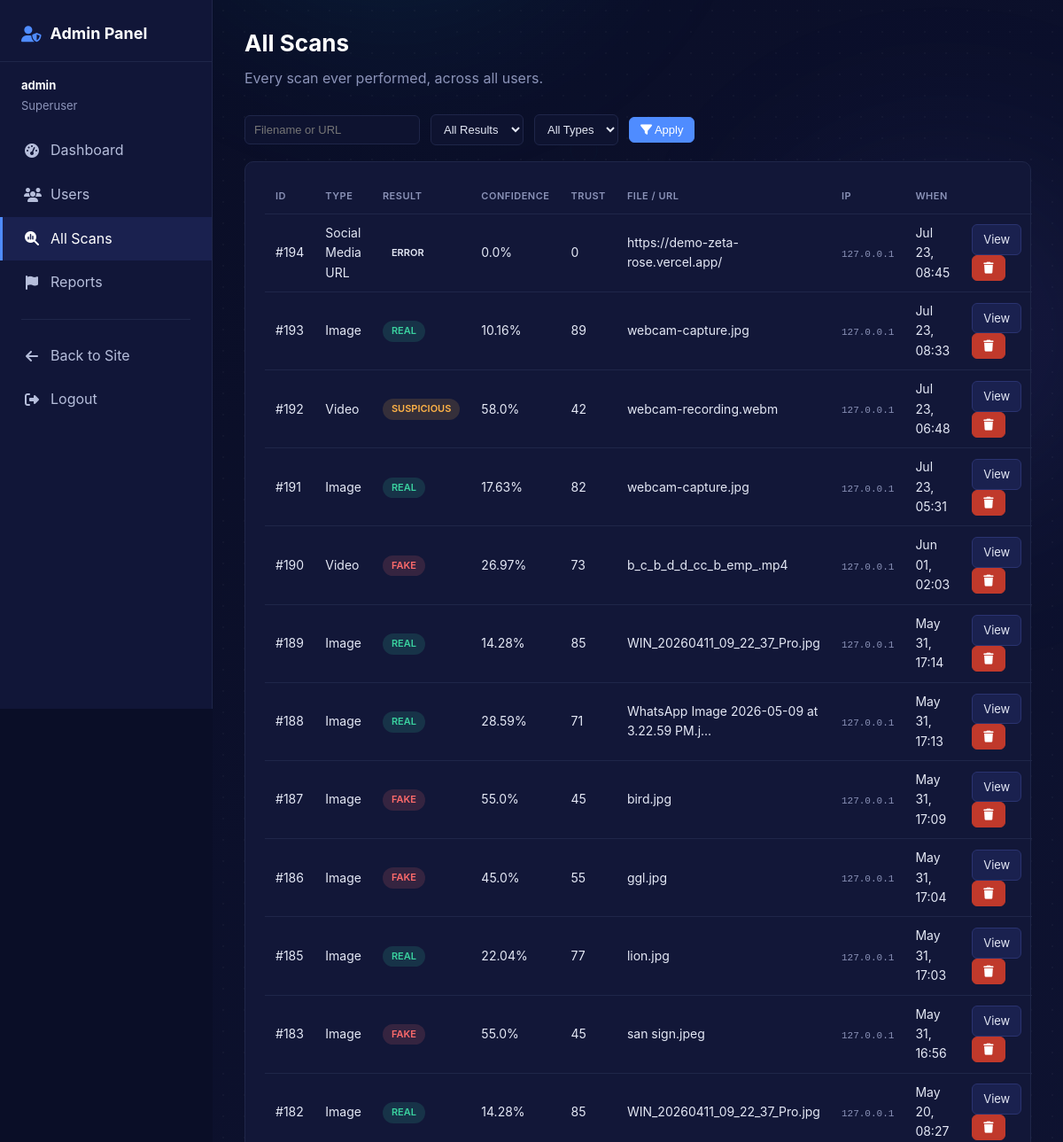
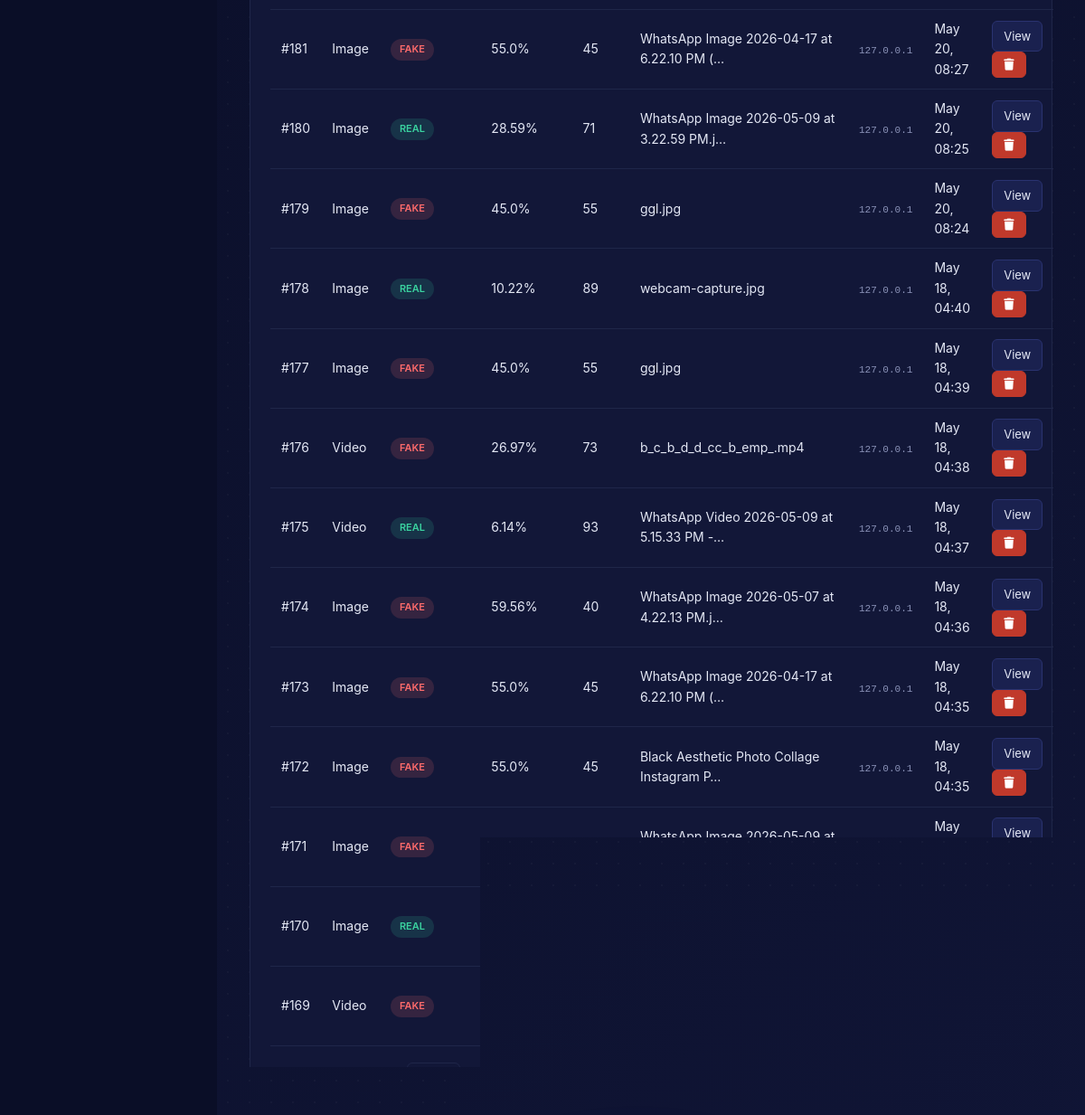
The app's page /admin-panel/scans/ (signed in) with its own data (2 pictures, top to bottom).
### core/models.py (models this page shows, shortened)
class MediaScan(models.Model):
    FILE_TYPE_CHOICES = [
        ('image', 'Image'),
        ('video', 'Video'),
        ('audio', 'Audio'),
        ('url', 'Social Media URL'),
    ]
    SCAN_RESULT_CHOICES = [
        ('real', 'Real'),
        ('suspicious', 'Suspicious'),
        ('fake', 'Fake'),
    ]
    file = models.FileField(upload_to=upload_path, null=True, blank=True)
    file_type = models.CharField(max_length=10, choices=FILE_TYPE_CHOICES)
    url = models.URLField(null=True, blank=True, help_text="Social media URL if applicable")
    original_filename = models.CharField(max_length=255, null=True, blank=True)
    scan_result = models.CharField(max_length=15, choices=SCAN_RESULT_CHOICES)
    confidence_score = models.FloatField(
        help_text="AI confidence percentage (0-100)",
        validators=[MinValueValidator(0), MaxValueValidator(100)]
    )
    trust_score = models.IntegerField(
        help_text="Trust score (0-100)",
        validators=[MinValueValidator(0), MaxValueValidator(100)]
    )
    forensic_match = models.BooleanField(default=False, help_text="Found in historical database")
    forensic_first_seen = models.DateField(null=True, blank=True)
    forensic_usage_count = models.IntegerField(default=0)
    forensic_context = models.TextField(null=True, blank=True)
    heatmap_data = models.JSONField(default=dict, help_text="Heatmap coordinates for visualization")
    analysis_details = models.JSONField(default=dict, help_text="Detailed analysis metrics")
    processing_time = models.FloatField(help_text="Processing time in seconds")
    created_at = models.DateTimeField(auto_now_add=True)
    ip_address = models.GenericIPAddressField(null=True, blank=True)
    user = models.ForeignKey(
        settings.AUTH_USER_MODEL,
        null=True,
        blank=True,
        on_delete=models.SET_NULL,
        related_name='scans'
    )
    class Meta:
        ordering = ['-created_at']
        verbose_name = "Media Scan"
        verbose_name_plural = "Media Scans"

### core/views.py (the view)
    def wrapped(request, *args, **kwargs):
        if not request.user.is_authenticated:
            return redirect(f"/login/?next={request.path}")
        if not request.user.is_staff:
            return render(request, 'core/admin_panel/forbidden.html', status=403)
        return view_func(request, *args, **kwargs)

### core/views.py (called while the page is built)
def _staff_required(view_func):
    def wrapped(request, *args, **kwargs):
        if not request.user.is_authenticated:
            return redirect(f"/login/?next={request.path}")
        if not request.user.is_staff:
            return render(request, 'core/admin_panel/forbidden.html', status=403)
        return view_func(request, *args, **kwargs)
    return wrapped

@_staff_required
def admin_panel_scans(request):
    scans = MediaScan.objects.all().order_by('-created_at')
    result_filter = request.GET.get('result', '').strip()
    type_filter = request.GET.get('type', '').strip()
    q = request.GET.get('q', '').strip()
    if result_filter:
        scans = scans.filter(scan_result=result_filter)
    if type_filter:
        scans = scans.filter(file_type=type_filter)
    if q:
        scans = scans.filter(Q(original_filename__icontains=q) | Q(url__icontains=q))
    paginator = Paginator(scans, 25)
    page_obj = paginator.get_page(request.GET.get('page'))
    context = {
        'active_section': 'scans',
        'page_obj': page_obj,
        'result_filter': result_filter,
        'type_filter': type_filter,
        'q': q,
    }
    return render(request, 'core/admin_panel/scans.html', context)

### core/templates/core/admin_panel/scans.html (shortened to what this page needs)
{% extends "core/admin_panel/base_admin.html" %}
{% block admin_content %}
<h1>All Scans</h1>
<p class="subtitle">Every scan ever performed, across all users.</p>
<form method="get" class="filter-bar">
    <input type="text" name="q" placeholder="Filename or URL" value="{{ q }}">
    <select name="result">
        <option value="">All Results</option>
    </select>
    <select name="type">
        <option value="">All Types</option>
    </select>
    <button type="submit" class="btn-admin primary"><i class="fas fa-filter"></i> Apply</button>
</form>
<div class="admin-card">
    {% if page_obj.object_list %}
    <table class="admin-table">
        <thead>
            <tr>
                <th>ID</th><th>Type</th><th>Result</th><th>Confidence</th>
                <th>Trust</th><th>File / URL</th><th>IP</th><th>When</th><th></th>
            </tr>
        </thead>
        <tbody>
            {% for s in page_obj.object_list %}
            <tr>
                <td>#{{ s.id }}</td>
                <td>{{ s.get_file_type_display }}</td>
                <td><span class="pill {{ s.scan_result }}">{{ s.scan_result }}</span></td>
                <td>{{ s.confidence_score }}%</td>
                <td>{{ s.trust_score }}</td>
                <td>{{ s.original_filename|default:s.url|default:"—"|truncatechars:42 }}</td>
                <td><code style="font-size:11px;color:#8b93b8;">{{ s.ip_address|default:"—" }}</code></td>
                <td>{{ s.created_at|date:"M d, H:i" }}</td>
                <td>
                    <a href="{% url 'result' s.id %}" class="btn-admin">View</a>
                    <form method="post" action="{% url 'admin_panel_scan_delete' s.id %}" style="display:inline;"
                          onsubmit="return confirm('Delete scan #{{ s.id }}?');">
                        <button type="submit" class="btn-admin danger"><i class="fas fa-trash"></i></button>
                    </form>
                </td>
            </tr>
            {% endfor %}
        </tbody>
    </table>
    <div class="pagination-bar">
        {% if page_obj.has_next %}
            <a href="?page={{ page_obj.next_page_number }}{% if q %}&q={{ q }}{% endif %}{% if result_filter %}&result={{ result_filter }}{% endif %}{% if type_filter %}&type={{ type_filter }}{% endif %}">Next ›</a>
        {% endif %}
    </div>
    {% else %}
    <div class="empty">No scans match this filter.</div>
    {% endif %}
</div>
{% endblock %}

### core/templates/core/admin_panel/base_admin.html (shortened to what this page needs)
<!DOCTYPE html>
<html lang="en">
<head>
    <link rel="stylesheet" href="/static/css/style.css">
    <link rel="stylesheet" href="/static/css/bg-animation-dark.css">
    <link rel="stylesheet" href="https://cdnjs.cloudflare.com/ajax/libs/font-awesome/6.4.0/css/all.min.css">
</head>
<body>
<div class="admin-shell">
    <aside class="admin-sidebar">
        <h2><i class="fas fa-user-shield"></i> Admin Panel</h2>
        <div class="who">
            <strong>{{ user.username }}</strong>
            {% if user.is_superuser %}Superuser{% else %}Staff{% endif %}
        </div>
        <ul class="admin-nav">
            <li>
                <a href="{% url 'admin_panel_dashboard' %}" class="{% if active_section == 'dashboard' %}active{% endif %}">
                    <i class="fas fa-gauge-high"></i> Dashboard
                </a>
            </li>
            <li>
                <a href="{% url 'admin_panel_users' %}" class="{% if active_section == 'users' %}active{% endif %}">
                    <i class="fas fa-users"></i> Users
                </a>
            </li>
            <li>
                <a href="{% url 'admin_panel_scans' %}" class="{% if active_section == 'scans' %}active{% endif %}">
                    <i class="fas fa-magnifying-glass-chart"></i> All Scans
                </a>
            </li>
            <li>
                <a href="{% url 'admin_panel_reports' %}" class="{% if active_section == 'reports' %}active{% endif %}">
                    <i class="fas fa-flag"></i> Reports
                </a>
            </li>
            <div class="divider"></div>
            <li>
                <a href="{% url 'home' %}">
                    <i class="fas fa-arrow-left"></i> Back to Site
                </a>
            </li>
            <li>
                <a href="{% url 'logout' %}">
                    <i class="fas fa-sign-out-alt"></i> Logout
                </a>
            </li>
        </ul>
    </aside>
    <main class="admin-main">
        <div class="gradient-orbs"><div class="orb orb-1"></div><div class="orb orb-2"></div><div class="orb orb-3"></div><div class="orb orb-4"></div><div class="orb orb-5"></div></div>
        <div class="floating-shapes"><div class="shape shape-7"></div></div>
        <div class="particles"></div>
        {% block admin_content %}{% endblock %}
    </main>
</div>
</body>
</html>

### core/static/css/style.css (style rules this page uses)
:root { --primary-dark: #0f172a; --primary-dark-light: #1e293b; --primary-blue: #1e3a8a; --accent-cyan: #0891b2; --accent-green: #059669; --accent-red: #dc2626; --accent-yellow: #d97706; --accent-orange: #ea580c; --text-primary: #0f172a; --text-secondary: #475569; --text-muted: #94a3b8; --border-color: #e2e8f0; --card-bg: #ffffff; --input-bg: #f8fafc; --bg-page: #ffffff; --gradient-primary: linear-gradient(135deg, #1e3a8a 0%, #0891b2 100%); --gradient-success: linear-gradient(135deg, #059669 0%, #10b981 100%); --gradient-danger: linear-gradient(135deg, #dc2626 0%, #ef4444 100%); --gradient-warning: linear-gradient(135deg, #d97706 0%, #f59e0b 100%); --spacing-xs: 0.5rem; --spacing-sm: 1rem; --spacing-md: 1.5rem; --spacing-lg: 2rem; --spacing-xl: 3rem; --radius-sm: 0.375rem; --radius-md: 0.5rem; --radius-lg: 0.75rem; --shadow-sm: 0 1px 3px rgba(0, 0, 0, 0.06); --shadow-md: 0 4px 12px rgba(0, 0, 0, 0.08); --shadow-lg: 0 12px 28px rgba(0, 0, 0, 0.1); --shadow-glow: 0 0 20px rgba(8, 145, 178, 0.15); }
* { margin: 0; padding: 0; box-sizing: border-box; }
body { font-family: 'Inter', -apple-system, BlinkMacSystemFont, 'Segoe UI', Roboto, Oxygen, Ubuntu, sans-serif; background: var(--bg-page); color: var(--text-primary); line-height: 1.6; min-height: 100vh; display: flex; flex-direction: column; }
main { flex: 1; padding: var(--spacing-lg) 0; }
a { color: var(--accent-cyan); text-decoration: none; transition: color 0.3s ease; }
ul { list-style: none; }

### core/static/css/bg-animation-dark.css (style rules this page uses)
.admin-main { position: relative; min-height: 100vh; overflow: hidden; background: linear-gradient(135deg, #0a0e27 0%, #111638 30%, #1a1040 60%, #0d1a2d 100%); background-size: 400% 400%; animation: adminBgShift 20s ease infinite; }
.admin-main .gradient-orbs { position: absolute; top: 0; left: 0; right: 0; bottom: 0; pointer-events: none; overflow: hidden; z-index: 0; }
.admin-main .gradient-orbs .orb { position: absolute; border-radius: 50%; filter: blur(100px); will-change: transform; }
.admin-main .gradient-orbs .orb-1 { width: 600px; height: 600px; background: radial-gradient(circle, rgba(6, 182, 212, 0.2), transparent 70%); top: -20%; left: -10%; animation: aOrb1Move 22s ease-in-out infinite; }
.admin-main .floating-shapes { position: absolute; top: 0; left: 0; right: 0; bottom: 0; pointer-events: none; overflow: hidden; z-index: 0; }
.admin-main .floating-shapes .shape { position: absolute; opacity: 0.08; }
.admin-main .floating-shapes .shape-7 { top: 6%; left: 42%; width: 32px; height: 32px; border: 2px solid rgba(6, 182, 212, 0.2); border-radius: 50%; animation: aShape7 23s linear infinite; }
.admin-main .particles { position: absolute; top: 0; left: 0; right: 0; bottom: 0; pointer-events: none; overflow: hidden; z-index: 0; }
.admin-main > *:not(.gradient-orbs):not(.shimmer-sweep):not(.dot-pattern):not(.floating-shapes):not(.particles) { position: relative; z-index: 1; }

### records on screen
MediaScan: id "194", file_type "Social Media URL", scan_result "ERROR", confidence_score "0.0", trust_score "0", original_filename "https://demo-zeta-rose.vercel.app/", ip_address "127.0.0.1", created_at "Jul 23, 08:45"
MediaScan: id "193", file_type "Image", scan_result "REAL", confidence_score "10.16", trust_score "89", original_filename "webcam-capture.jpg", ip_address "127.0.0.1", created_at "Jul 23, 08:33"
MediaScan: id "192", file_type "Video", scan_result "SUSPICIOUS", confidence_score "58.0", trust_score "42", original_filename "webcam-recording.webm", ip_address "127.0.0.1", created_at "Jul 23, 06:48"
MediaScan: id "191", file_type "Image", scan_result "REAL", confidence_score "17.63", trust_score "82", original_filename "webcam-capture.jpg", ip_address "127.0.0.1", created_at "Jul 23, 05:31"
MediaScan: id "190", file_type "Video", scan_result "FAKE", confidence_score "26.97", trust_score "73", original_filename "b_c_b_d_d_cc_b_emp_.mp4", ip_address "127.0.0.1", created_at "Jun 01, 02:03"
MediaScan: id "189", file_type "Image", scan_result "REAL", confidence_score "14.28", trust_score "85", original_filename "WIN_20260411_09_22_37_Pro.jpg", ip_address "127.0.0.1", created_at "May 31, 17:14"
MediaScan: id "188", file_type "Image", scan_result "REAL", confidence_score "28.59", trust_score "71", original_filename "WhatsApp Image 2026-05-09 at 3.22.59 PM.j…", ip_address "127.0.0.1", created_at "May 31, 17:13"
MediaScan: id "187", file_type "Image", scan_result "FAKE", confidence_score "55.0", trust_score "45", original_filename "bird.jpg", ip_address "127.0.0.1", created_at "May 31, 17:09"
MediaScan: id "186", file_type "Image", scan_result "FAKE", confidence_score "45.0", trust_score "55", original_filename "ggl.jpg", ip_address "127.0.0.1", created_at "May 31, 17:04"
MediaScan: id "185", file_type "Image", scan_result "REAL", confidence_score "22.04", trust_score "77", original_filename "lion.jpg", ip_address "127.0.0.1", created_at "May 31, 17:03"
MediaScan: id "183", file_type "Image", scan_result "FAKE", confidence_score "55.0", trust_score "45", original_filename "san sign.jpeg", ip_address "127.0.0.1", created_at "May 31, 16:56"
MediaScan: id "182", file_type "Image", scan_result "REAL", confidence_score "14.28", trust_score "85", original_filename "WIN_20260411_09_22_37_Pro.jpg", ip_address "127.0.0.1", created_at "May 20, 08:27"
MediaScan: id "181", file_type "Image", scan_result "FAKE", confidence_score "55.0", trust_score "45", original_filename "WhatsApp Image 2026-04-17 at 6.22.10 PM (…", ip_address "127.0.0.1", created_at "May 20, 08:27"
MediaScan: id "180", file_type "Image", scan_result "REAL", confidence_score "28.59", trust_score "71", original_filename "WhatsApp Image 2026-05-09 at 3.22.59 PM.j…", ip_address "127.0.0.1", created_at "May 20, 08:25"
MediaScan: id "179", file_type "Image", scan_result "FAKE", confidence_score "45.0", trust_score "55", original_filename "ggl.jpg", ip_address "127.0.0.1", created_at "May 20, 08:24"
MediaScan: id "178", file_type "Image", scan_result "REAL", confidence_score "10.22", trust_score "89", original_filename "webcam-capture.jpg", ip_address "127.0.0.1", created_at "May 18, 04:40"
MediaScan: id "177", file_type "Image", scan_result "FAKE", confidence_score "45.0", trust_score "55", original_filename "ggl.jpg", ip_address "127.0.0.1", created_at "May 18, 04:39"
MediaScan: id "176", file_type "Video", scan_result "FAKE", confidence_score "26.97", trust_score "73", original_filename "b_c_b_d_d_cc_b_emp_.mp4", ip_address "127.0.0.1", created_at "May 18, 04:38"
MediaScan: id "175", file_type "Video", scan_result "REAL", confidence_score "6.14", trust_score "93", original_filename "WhatsApp Video 2026-05-09 at 5.15.33 PM -…", ip_address "127.0.0.1", created_at "May 18, 04:37"
MediaScan: id "174", file_type "Image", scan_result "FAKE", confidence_score "59.56", trust_score "40", original_filename "WhatsApp Image 2026-05-07 at 4.22.13 PM.j…", ip_address "127.0.0.1", created_at "May 18, 04:36"
MediaScan: id "173", file_type "Image", scan_result "FAKE", confidence_score "55.0", trust_score "45", original_filename "WhatsApp Image 2026-04-17 at 6.22.10 PM (…", ip_address "127.0.0.1", created_at "May 18, 04:35"
MediaScan: id "172", file_type "Image", scan_result "FAKE", confidence_score "55.0", trust_score "45", original_filename "Black Aesthetic Photo Collage Instagram P…", ip_address "127.0.0.1", created_at "May 18, 04:35"
MediaScan: id "171", file_type "Image", scan_result "FAKE", original_filename "WhatsApp Image 2026-05-09 at 8.00.43 PM.j…", created_at "May 18, 04:35"
MediaScan: id "170", file_type "Image", scan_result "REAL"
MediaScan: id "169", file_type "Video", scan_result "FAKE"

### other values on screen
{{ user.username }} "admin"
